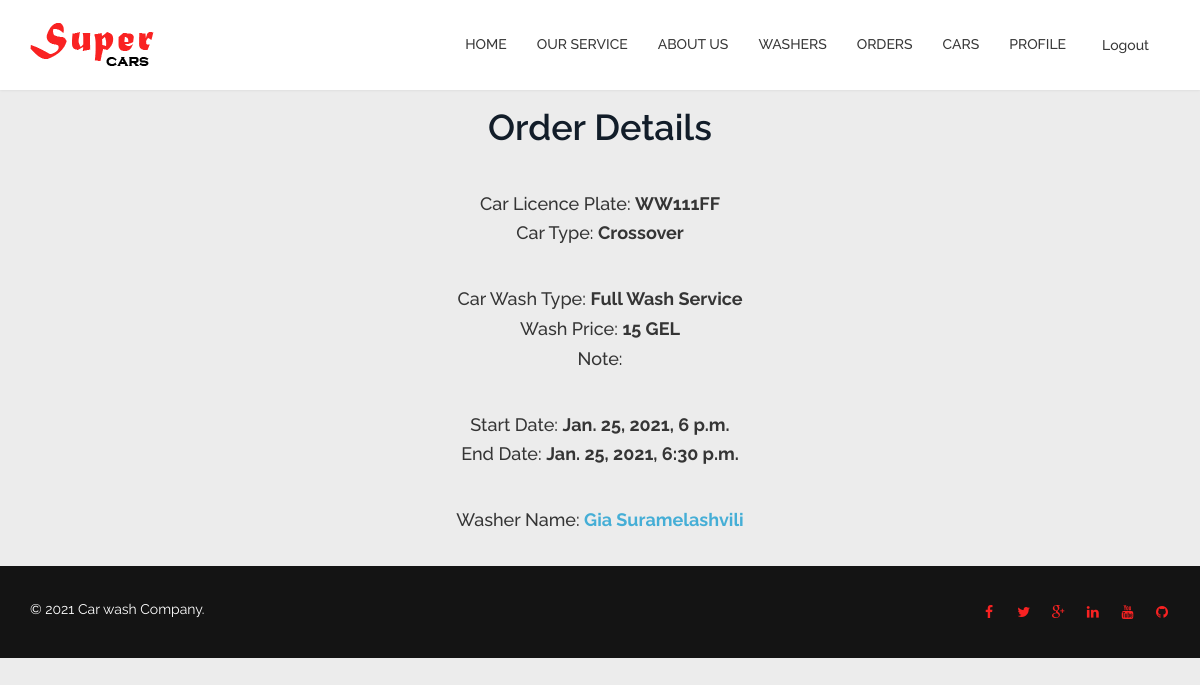
The app's page /1/order/ (signed in) with its own data.
### serviceapp/models.py (models this page shows, shortened)
class Order(models.Model):
    car = models.ForeignKey(
        to='serviceapp.Car',
        on_delete=models.CASCADE,
        related_name='order')
    booth = models.ForeignKey(to='serviceapp.Booth', on_delete=models.PROTECT, related_name='order')
    start_date = models.DateTimeField(verbose_name=_('Scheduled time'))
    end_date = models.DateTimeField(verbose_name=_('End time'), null=True, blank=True)
    wash_type = models.ForeignKey(
        to='serviceapp.WashType',
        related_name='orders',
        on_delete=models.PROTECT,
    )
    note = models.TextField(null=True, blank=True, verbose_name=_('Note'))
    coupon = models.ForeignKey(
        to='serviceapp.Coupon', related_name='orders',
        on_delete=models.PROTECT,
        null=True, blank=True,
    )
    employee = models.ForeignKey(
        to='user.User',
        on_delete=models.SET_NULL,
        null=True,
        related_name='order')
    price = models.IntegerField()
    created_date = models.DateTimeField(auto_now_add=True)
    class Meta:
        verbose_name = _('Order')
        verbose_name_plural = _('Orders')

class Car(models.Model):
    licence_plate = models.CharField(max_length=20)
    car_type = models.ForeignKey(
        to='serviceapp.CarType',
        on_delete=models.SET_NULL,
        null=True,
        related_name='cars')
    class Meta:
        verbose_name = _('Car')
        verbose_name_plural = _('Cars')

class CarType(models.Model):
    name = models.CharField(max_length=45, verbose_name=_('Car Type'), unique=True)
    price = models.DecimalField(max_digits=4, decimal_places=2)
    def __str__(self):
        return self.name
    class Meta:
        db_table = 'car_type'

class WashType(models.Model):
    name = models.CharField(max_length=45, verbose_name=_('Car Type'), unique=True)
    percentage = models.IntegerField(verbose_name=_("Percentage of base price"), default=100)
    def __str__(self):
        return self.name

### user/models.py (models this page shows, shortened)
class User(AbstractUser):
    username = None
    email = models.EmailField(_('email address'), unique=True)
    birthdate = models.DateField(verbose_name=_('Birth Date'), )
    image = models.ImageField(verbose_name=_("Image"), upload_to='profiles')
    salary = models.DecimalField(max_digits=8, decimal_places=2, verbose_name=_('Salary'), help_text='in Lari',
                                 blank=True, null=True)
    share = models.DecimalField(max_digits=8, decimal_places=2, verbose_name=_('Share per wash'), help_text='%',
                                null=True, blank=True)
    phone_number = models.CharField(max_length=50, verbose_name=_('Phone Number'))
    hire_date = models.DateField(auto_now_add=True)
    status = models.PositiveSmallIntegerField(choices=Status.choices)
    objects = UserManager()
    USERNAME_FIELD = 'email'
    REQUIRED_FIELDS = []
    def __str__(self):
        return self.get_full_name()
    class Meta:
        verbose_name = _('Employee')
        verbose_name_plural = _('Employees')

### serviceapp/views.py (the view)
# urls.py: path('<int:pk>/order/', order_detail, name='order_detail'),
@login_required(redirect_field_name='redirectPage')
def order_detail(request: WSGIRequest, pk: int) -> HttpResponse:
    order = get_object_or_404(Order, pk=pk)
    return render(request, template_name='pages/order_details.html', context={
        'order': order
    })

### templates/pages/order_details.html (shortened to what this page needs)
{% extends 'layout.html' %}
{% load static %}
{% block content %}
    <div class="container">
        <h1 class="section-title text-center wow fadeInDown">Order Details</h1>
        <br>
        <p class="h4 text-center">Car Licence Plate: <b>{{ order.car.licence_plate }}</b></p>
        <p class="h4 text-center">Car Type: <b>{{ order.car.car_type }}</b></p>
        <br>
        <p class="h4 text-center">Car Wash Type: <b>{{ order.wash_type }}</b></p>
        <p class="h4 text-center">Wash Price: <b>{{ order.price }} GEL</b></p>
        <p class="h4 text-center">Note: <b>{{ order.note }} </b></p>
        <br>
        <p class="h4 text-center">Start Date: <b>{{ order.start_date }} </b></p>
        <p class="h4 text-center">End Date: <b>{{ order.end_date|default:'Not Finished.' }} </b></p>
        <br>
        <p class="h4 text-center">Washer Name: <a
                href="{% url 'wash:washer_detail' order.employee.id %}"><b>{{ order.employee }} </b></a></p>
        <br>
    </div>
{% endblock %}

### car_wash/static/serviceapp/css/forms.css (style rules this page uses)
h1, h2, h3, h4, h5, h6 { margin: 0px; }
.container { max-width: 1200px; }

### car_wash/static/serviceapp/css/styles.css (style rules this page uses)
body { padding-top: 88px; font-family: 'Raleway', sans-serif; font-weight: 400; color: #353535; line-height: 26px; background: #ececec; }
h1, h2, h3, h4, h5, h6 { font-weight: 600; font-family: 'Raleway', sans-serif; color: #121D29; }
a { color: #45aed6; -webkit-transition: color 400ms, background-color 400ms; -moz-transition: color 400ms, background-color 400ms; -o-transition: color 400ms, background-color 400ms; transition: color 400ms, background-color 400ms; }
p { font-size: 15px; }

### records on screen
Order: car.licence_plate "WW111FF", car.car_type "Crossover", wash_type "Full Wash Service", price "15", start_date "Jan. 25, 2021, 6 p.m.", end_date "Jan. 25, 2021, 6:30 p.m.", employee "Gia Suramelashvili"
